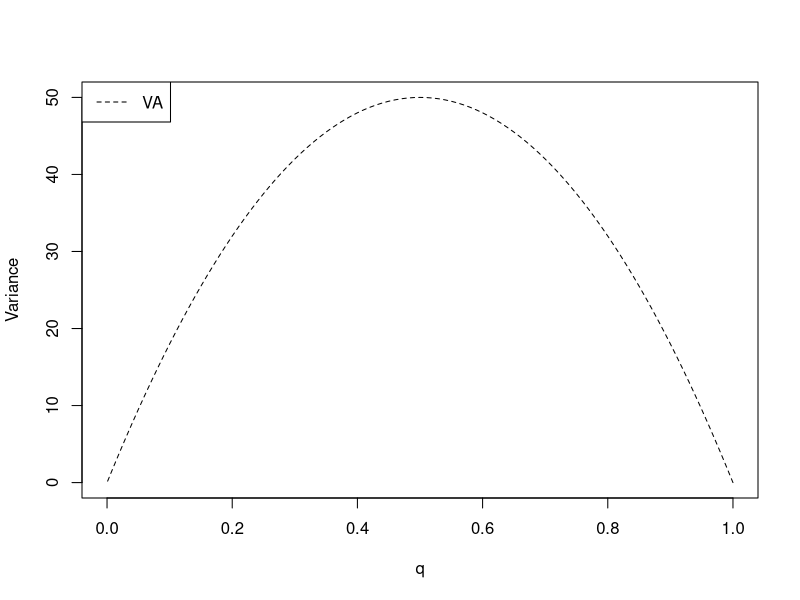
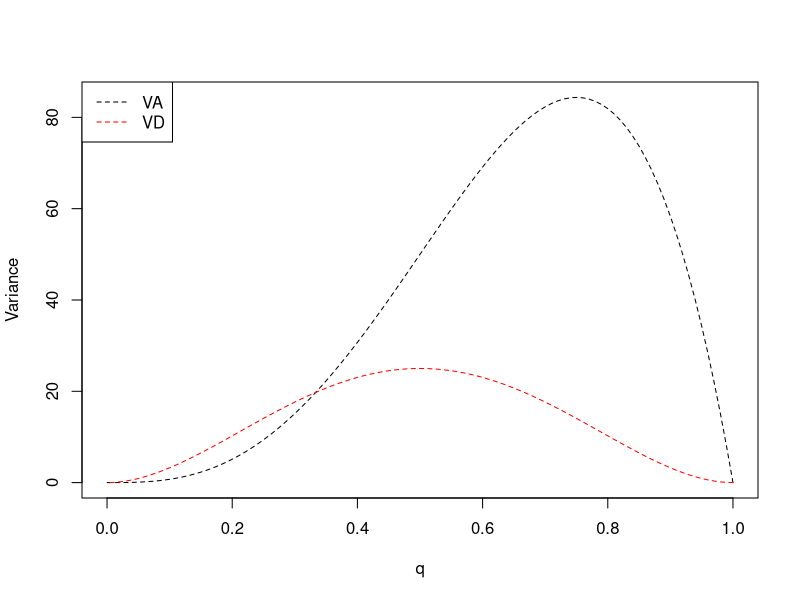

Here is the R script that generated these plots, in order:
#############################################################################
#This script illustrates how the pictures in pages 43 and 44 from IntroQG-seattle-2022-Lecture01_0
#can be obtained. Those plots depict the additive and dominance variance in function of the
#allele frequencies for a single locus
#According to Falconer & Mackay (1996) the additive and dominance variances
#for a single locus a given by VA = 2pq(a + d(q-p))^2 and (2pqd)^2
#in which p and q are the allele frequencies, a and d are the additive and dominance 
#effects

#Get a range of frequencies for the first allele
p = seq(0,1,0.01)
#Assuming Hardy-Weinberg Equilibrium p+q must be 1
q = 1-p

#First lets assume no dominance
a = 10
d = 0
VA = 2*p*q*(a + d*(q-p))^2
plot(VA~q, type = "l", lty = 2, ylab = "Variance") 
legend(legend = "VA", lty = 2, "topleft")

#Assuming complete dominance (d = a)
a = 10
d = 10
VA = 2*p*q*(a + d*(q-p))^2
VD = (2*p*q*d)^2

plot(VA~q, type = "l", lty = 2, ylab = "Variance", ylim = c(min(VA, VD), max(VA,VD))) 
points(VD~q, type = "l", lty = 2, col = "red") 
legend(legend = c("VA", "VD"), lty = c(2,2), col = c("black", "red"), "topleft")

#Questions
#1) What happens with the Additive variance under no dominance and complete dominance?
#2) Change the size of the additive effect for the first plot and see what happens with the VA scale
#3) Plot the graph for a situation of over-dominance (d > a)
#4) Plot the graph considering a = 0 and d = 5, what happens with the additive variance in function of the
#allelic frequencies?

